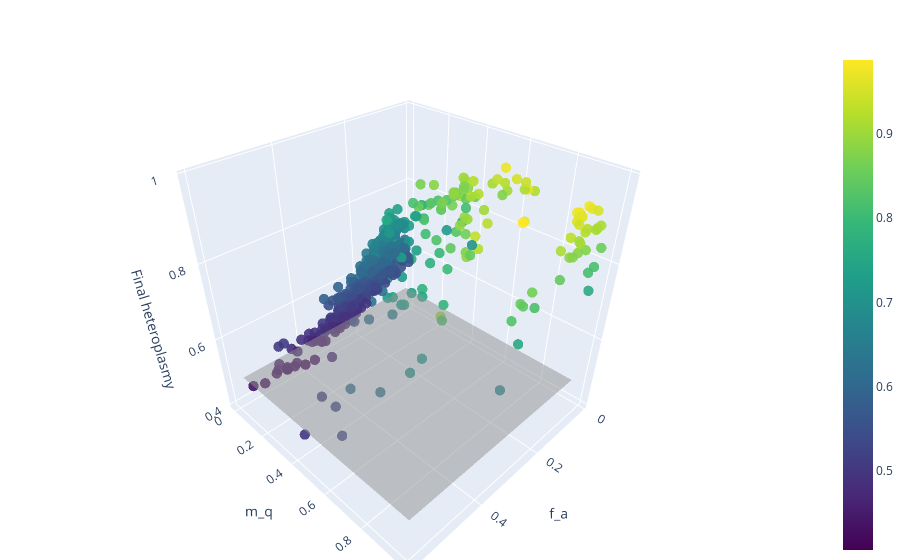

Notebook cell for this chart:
### Markdown cell above
The above is still only for only one choice of posterior parameter. If we simulate SSD ($\delta = 0.5$) for 1000 iterations of every posterior parameter, and plot the final mean heteroplasmy after 6 months, we obtain (plotting as a function of mixing $m_q$ and the active subpopulation $f_a$):

### Code cell
import plotly.graph_objects as go
import numpy as np

# Create the figure
fig = go.Figure()

# Add your original data surface
trace = go.Scatter3d(
    x=f_y, y=m, z=npd_hets[:,0,-1],
    mode='markers',
    marker=dict(
        size=6,
        color=npd_hets[:,0,-1],
        colorscale='Viridis', 
        showscale=True,
        opacity=0.9
    )
)
fig.add_trace(trace)

X = np.arange(0.05, 0.6, 0.01)
Y = np.arange(0.05, 1, 0.01)
X, Y = np.meshgrid(X, Y)
Z = np.full_like(X, 0.5)

fig.add_trace(go.Surface(x=X, y=Y, z=Z, 
                         colorscale=[[0, 'gray'], [1, 'gray']], 
                         opacity=0.5, showscale=False))

layout = go.Layout(
    margin=dict(l=0, r=0, b=0, t=50),
    scene=dict(
        xaxis=dict(title='f_a'),
        yaxis=dict(title='m_q'),
        zaxis=dict(title='Final heteroplasmy'),
        aspectmode='manual',
        aspectratio=dict(x=1.0, y=1.0, z=1.0)
    ),
)

fig.update_layout(layout)

fig.show()

### Figure 1 — Plotly figure (JSON) as saved in the notebook; plotly's stock layout.template omitted (floating-point values rounded to 4 significant figures; data arrays with more than 128 entries replaced by an {"elided": "..."} marker saying what was removed)
{"data": [{"marker": {"color": {"elided": "500 float values"}, "colorscale": [[0, "#440154"], [0.1111, "#482878"], [0.2222, "#3e4989"], [0.3333, "#31688e"], [0.4444, "#26828e"], [0.5556, "#1f9e89"], [0.6667, "#35b779"], [0.7778, "#6ece58"], [0.8889, "#b5de2b"], [1, "#fde725"]], "opacity": 0.9, "showscale": true, "size": 6}, "mode": "markers", "type": "scatter3d", "x": {"elided": "500 float values"}, "y": {"elided": "500 float values"}, "z": {"elided": "500 float values"}}, {"colorscale": [[0, "gray"], [1, "gray"]], "opacity": 0.5, "showscale": false, "type": "surface", "x": {"elided": "95x55 float values"}, "y": {"elided": "95x55 float values"}, "z": {"elided": "95x55 float values"}}], "layout": {"margin": {"b": 0, "l": 0, "r": 0, "t": 50}, "scene": {"aspectmode": "manual", "aspectratio": {"x": 1, "y": 1, "z": 1}, "xaxis": {"title": {"text": "f_a"}}, "yaxis": {"title": {"text": "m_q"}}, "zaxis": {"title": {"text": "Final heteroplasmy"}}}}}
